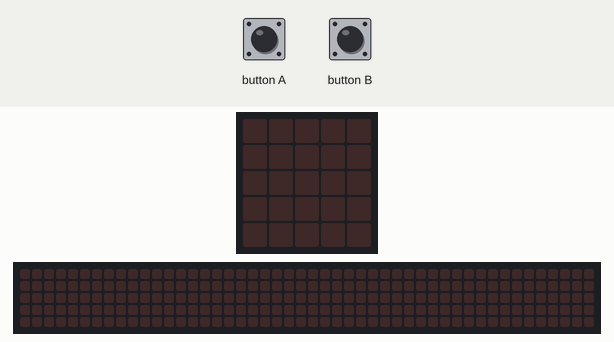
Recording of a program running on a simulated BBC micro:bit (MakeCode). On the bench: the board's 5×5 LED display, a strip that is not on the board, showing the scrolling text unrolled. The inputs (shaded band) are chosen by the test bench. The 48×5 strip is a reading aid, not a part: it shows the text the display is scrolling, unrolled, one strip-width of it at a time.

Above: at 1.2 s.
1.3 s: button B pressed for 0.15 s
At 1.6 s:
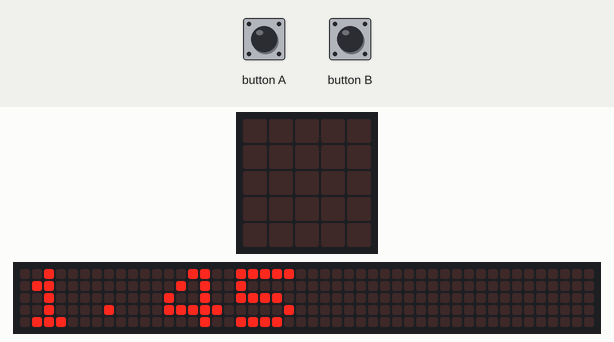
4.3 s: button B pressed for 0.15 s
7.4 s: button A pressed for 0.15 s
At 10.1 s:
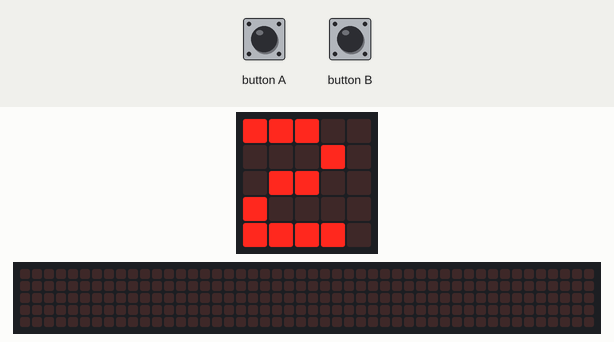
10.5 s: button B pressed for 0.15 s
13.6 s: button A pressed for 0.15 s
At 18.26 s:
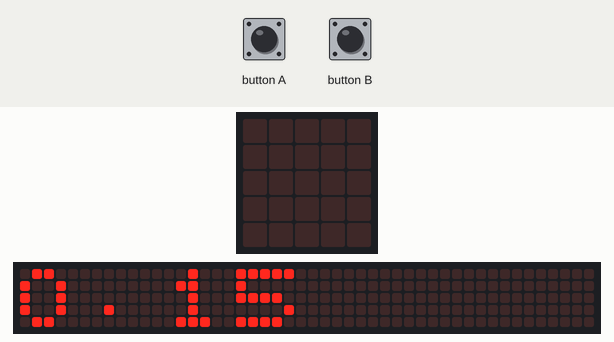

The program:

main.ts
```typescript
let Start = 0
let elapsed = 0
input.onButtonPressed(Button.A, function () {
    Start = input.runningTime()
})
input.onButtonPressed(Button.B, function () {
    elapsed = input.runningTime() - Start
    basic.showNumber(elapsed / 1000)
    basic.showString("Sek")
})
basic.forever(function () {

})
```

test.ts
```typescript
// Hier kann man Tests durchführen; diese Datei wird nicht kompiliert, wenn dieses Paket als Erweiterung verwendet wird.
```

Measured:
- after the input at 1.3 s, the display: changes after 0.15 s (image 1)
- after the input at 7.4 s, the display: first differs from a run without the input after 2.2 s (image 2)
- what the display in image 2 shows lasts 0.7 s, from 9.6 s to 10.3 s
